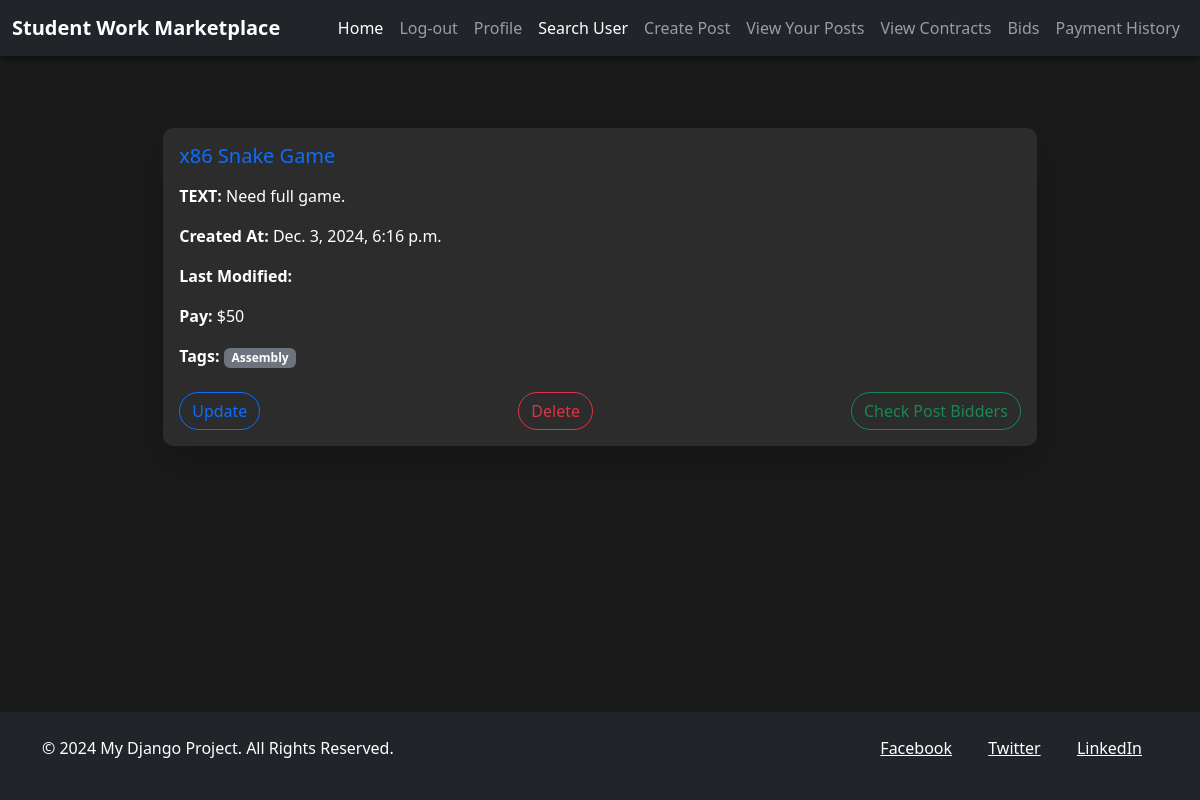
The page /post_details/5 (signed in) on the database its author committed.
### webapp/models.py (models this page shows, shortened)
class Post(models.Model):
    user = models.ForeignKey(
        Custom_user, on_delete=models.CASCADE, blank=False, null=False
    )
    title = models.TextField(max_length=50, blank=False, null=False)
    text = models.TextField(max_length=1000, blank=False, null=False)
    created_at = models.DateTimeField(auto_now_add=True, null=False)
    updated_at = models.DateTimeField(auto_now=True, null=False)
    tags = models.ManyToManyField(Tags, related_name="posts", blank=True)
    pay = models.IntegerField(null=False, blank=False)

class Tags(models.Model):
    string = models.TextField(max_length=50, default="")

### webapp/views.py (the view)
# urls.py: path("post_details/<int:post_id>", views.post_details, name="post_details"),
@login_required
def post_details(request, post_id):
    if request.user.typee == "client":
        try:
            post = Post.objects.get(pk=post_id, user=request.user)
            content = {"post": post}
            return render(request, "post_details.html", content)
        except Exception as e:
            exception = json.dumps(str(e))
            return HttpResponseForbidden(exception, content_type="application/json")
    else:
        return HttpResponseForbidden("you are not client")

### webapp/templates/post_details.html (shortened to what this page needs)
{% extends "base.html" %}
{% block content %}
<div class="container mt-5">
    <div class="d-flex justify-content-center">
        <div class="card shadow-lg" style="width: 80%; background-color: #2c2c2c; border-radius: 10px; border: none;">
            <div class="card-body text-white">
                <h5 class="card-title text-primary mb-3">{{ post.title }}</h5>
                <p class="card-text"><strong>TEXT:</strong> {{ post.text }}</p>
                <p class="card-text"><strong>Created At:</strong> {{ post.created_at }}</p>
                <p class="card-text"><strong>Last Modified:</strong> {{ post.last_modified }}</p>
                <p class="card-text"><strong>Pay:</strong> ${{ post.pay }}</p>
                <p class="card-text"><strong>Tags:</strong>
                    {% for tag in post.tags.all %}
                        <span class="badge bg-secondary me-2">{{ tag.string }}</span>
                    {% endfor %}
                </p>
                <div class="d-flex justify-content-between mt-4">
                    <a href="{% url 'update_post' post.id %}" class="btn btn-outline-primary w-48">Update</a>
                    <a href="{% url 'delete_post' post.id %}" class="btn btn-outline-danger w-48">Delete</a>
                    <a href="{% url 'view_post_bidders' post.id %}" class="btn btn-outline-success w-48">Check Post Bidders</a>
                </div>
            </div>
        </div>
    </div>
</div>
{% endblock %}

### webapp/templates/base.html (style rules this page uses)
html, body { height: 100%; margin: 0; display: flex; flex-direction: column; background-color: #1a1a1a; color: #fff; }
.container { flex: 1; }
.btn { border-radius: 25px; transition: all 0.3s ease; }

### rows shown on the page
Post: title "x86 Snake Game", text "Need full game.", created_at "Dec. 3, 2024, 6:16 p.m.", pay "50"
Tags: string "Assembly"
